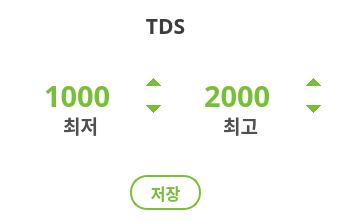
      <widget class="QFrame" name="frame_48">
       <property name="geometry">
        <rect>
         <x>10</x>
         <y>240</y>
         <width>341</width>
         <height>221</height>
        </rect>
       </property>
       <property name="styleSheet">
        <string notr="true">border:transparent;
background:transparent</string>
       </property>
       <property name="frameShape">
        <enum>QFrame::StyledPanel</enum>
       </property>
       <property name="frameShadow">
        <enum>QFrame::Raised</enum>
       </property>
       <widget class="QFrame" name="frame_49">
        <property name="geometry">
         <rect>
          <x>10</x>
          <y>40</y>
          <width>161</width>
          <height>131</height>
         </rect>
        </property>
        <property name="frameShape">
         <enum>QFrame::StyledPanel</enum>
        </property>
        <property name="frameShadow">
         <enum>QFrame::Raised</enum>
        </property>
        <widget class="QGraphicsView" name="graphicsView_37">
         <property name="geometry">
          <rect>
           <x>5</x>
           <y>0</y>
           <width>127</width>
           <height>127</height>
          </rect>
         </property>
         <property name="styleSheet">
          <string notr="true">background:url(:/img/resources/green_o.png);
border:transparent</string>
         </property>
        </widget>
        <widget class="QLabel" name="label_85">
         <property name="geometry">
          <rect>
           <x>40</x>
           <y>70</y>
           <width>61</width>
           <height>31</height>
          </rect>
         </property>
         <property name="font">
          <font>
           <family>나눔스퀘어 Bold</family>
           <pointsize>14</pointsize>
           <weight>75</weight>
           <bold>true</bold>
          </font>
         </property>
         <property name="styleSheet">
          <string notr="true">background:transparent;
color:rgb(80,80,80)</string>
         </property>
         <property name="text">
          <string>최저</string>
         </property>
         <property name="alignment">
          <set>Qt::AlignCenter</set>
         </property>
        </widget>
        <widget class="QSpinBox" name="tds_l">
         <property name="geometry">
          <rect>
           <x>10</x>
           <y>30</y>
           <width>151</width>
           <height>51</height>
          </rect>
         </property>
         <property name="font">
          <font>
           <family>나눔스퀘어 Bold</family>
           <pointsize>22</pointsize>
           <weight>75</weight>
           <bold>true</bold>
          </font>
         </property>
         <property name="styleSheet">
          <string notr="true">QSpinBox{
color:rgb(121,191,53);
selection-color : rgb(121,191,53);
selection-background-color : white;
}
QSpinBox::down-button {
color:rgb(121,191,53);
width: 35px;

}
QSpinBox::up-button {
color:rgb(121,191,53);
width: 35px;

}</string>
         </property>
         <property name="alignment">
          <set>Qt::AlignCenter</set>
         </property>
         <property name="maximum">
          <number>1999</number>
         </property>
         <property name="value">
          <number>1000</number>
         </property>
        </widget>
       </widget>
       <widget class="QFrame" name="frame_50">
        <property name="geometry">
         <rect>
          <x>170</x>
          <y>40</y>
          <width>161</width>
          <height>131</height>
         </rect>
        </property>
        <property name="frameShape">
         <enum>QFrame::StyledPanel</enum>
        </property>
        <property name="frameShadow">
         <enum>QFrame::Raised</enum>
        </property>
        <widget class="QGraphicsView" name="graphicsView_38">
         <property name="geometry">
          <rect>
           <x>5</x>
           <y>0</y>
           <width>127</width>
           <height>127</height>
          </rect>
         </property>
         <property name="styleSheet">
          <string notr="true">background:url(:/img/resources/green_o.png);
border:transparent</string>
         </property>
        </widget>
        <widget class="QLabel" name="label_86">
         <property name="geometry">
          <rect>
           <x>40</x>
           <y>70</y>
           <width>61</width>
           <height>31</height>
          </rect>
         </property>
         <property name="font">
          <font>
           <family>나눔스퀘어 Bold</family>
           <pointsize>14</pointsize>
           <weight>75</weight>
           <bold>true</bold>
          </font>
         </property>
         <property name="styleSheet">
          <string notr="true">background:transparent;
color:rgb(80,80,80)</string>
         </property>
         <property name="text">
          <string>최고</string>
         </property>
         <property name="alignment">
          <set>Qt::AlignCenter</set>
         </property>
        </widget>
        <widget class="QSpinBox" name="tds_h">
         <property name="geometry">
          <rect>
           <x>10</x>
           <y>30</y>
           <width>151</width>
           <height>51</height>
          </rect>
         </property>
         <property name="font">
          <font>
           <family>나눔스퀘어 Bold</family>
           <pointsize>22</pointsize>
           <weight>75</weight>
           <bold>true</bold>
          </font>
         </property>
         <property name="styleSheet">
          <string notr="true">QSpinBox{
color:rgb(121,191,53);
selection-color : rgb(121,191,53);
selection-background-color : white;
}
QSpinBox::down-button {
color:rgb(121,191,53);
width: 35px;

}
QSpinBox::up-button {
color:rgb(121,191,53);
width: 35px;

}</string>
         </property>
         <property name="alignment">
          <set>Qt::AlignCenter</set>
         </property>
         <property name="maximum">
          <number>2000</number>
         </property>
         <property name="value">
          <number>2000</number>
         </property>
        </widget>
       </widget>
       <widget class="QPushButton" name="save_tds">
        <property name="geometry">
         <rect>
          <x>130</x>
          <y>175</y>
          <width>71</width>
          <height>35</height>
         </rect>
        </property>
        <property name="font">
         <font>
          <family>나눔고딕</family>
          <pointsize>12</pointsize>
          <weight>75</weight>
          <bold>true</bold>
         </font>
        </property>
        <property name="styleSheet">
         <string notr="true">QPushButton{border-radius : 17px;
border : 2px solid rgb(121,191,53);
color:rgb(121,191,53);
background-color:white;}
QPushButton:pressed{
border-radius : 17px;
border : 2px solid rgb(130,255,75);
border:transparent;
background-color:qlineargradient(spread:pad, x1:0.15, y1:0.15, x2:1, y2:1, stop:0 rgba(177, 220, 61, 255), stop:1 rgba(41, 191, 61, 247));
color:white;
}
</string>
        </property>
        <property name="text">
         <string>저장</string>
        </property>
        <property name="checkable">
         <bool>true</bool>
        </property>
       </widget>
       <widget class="QLabel" name="label_84">
        <property name="geometry">
         <rect>
          <x>140</x>
          <y>10</y>
          <width>51</width>
          <height>31</height>
         </rect>
        </property>
        <property name="font">
         <font>
          <family>나눔스퀘어 Bold</family>
          <pointsize>16</pointsize>
          <weight>75</weight>
          <bold>true</bold>
         </font>
        </property>
        <property name="styleSheet">
         <string notr="true">background:transparent;
color:rgb(60,60,60)</string>
        </property>
        <property name="text">
         <string>TDS</string>
        </property>
        <property name="alignment">
         <set>Qt::AlignCenter</set>
        </property>
       </widget>
      </widget>
